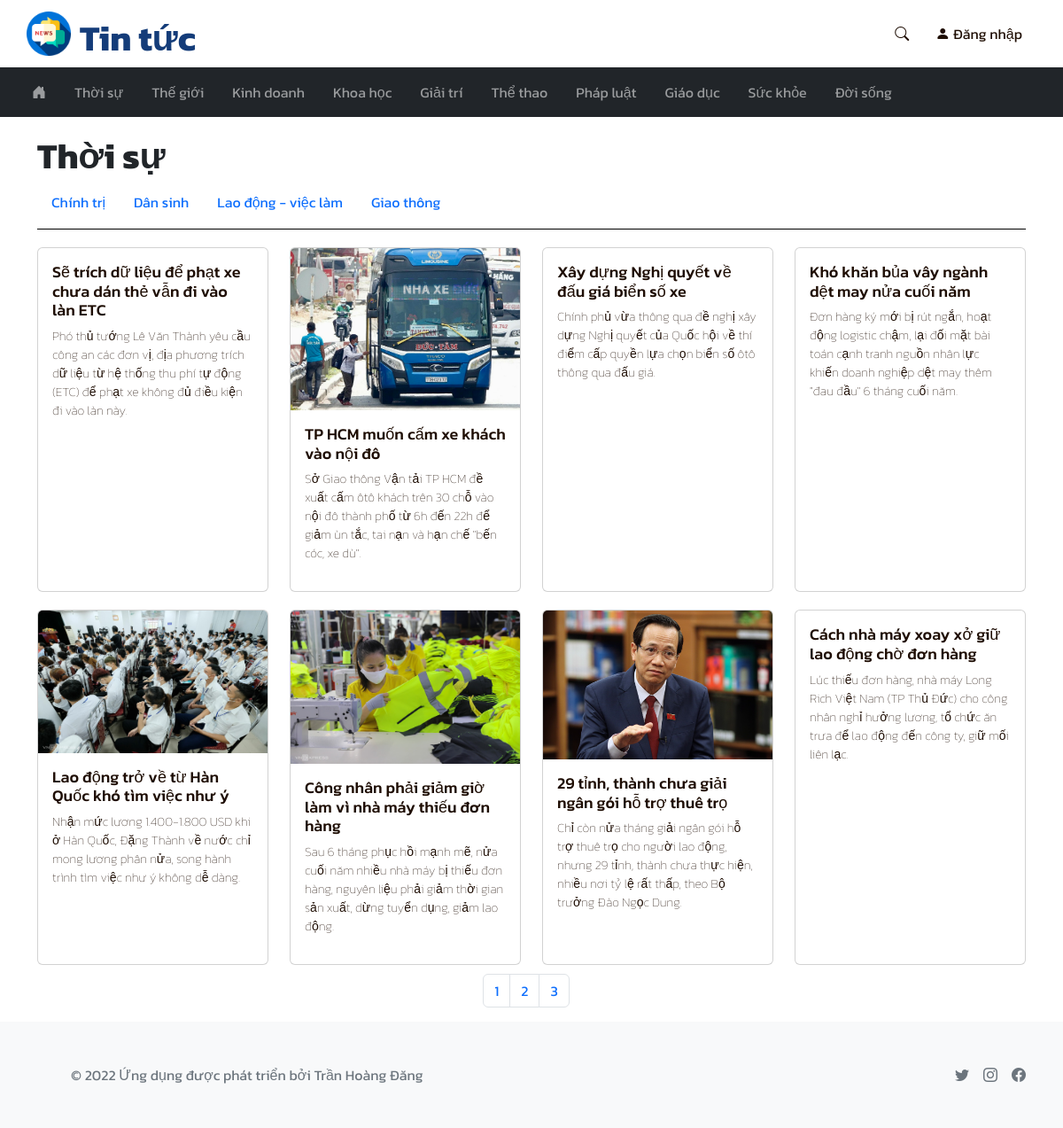
/category.php?id=1, run on the app's committed database.
### tables this page shows
CREATE TABLE `categories` (
  `id` int(11) NOT NULL,
  `name` varchar(100) NOT NULL,
  `adminID` int(11) NOT NULL,
  `is_active` tinyint(4) NOT NULL DEFAULT 1,
  `created_at` timestamp NOT NULL DEFAULT current_timestamp(),
  `updated_at` timestamp NULL DEFAULT NULL ON UPDATE current_timestamp()
);

CREATE TABLE `topics` (
  `id` int(11) NOT NULL,
  `name` varchar(200) NOT NULL,
  `adminID` int(11) NOT NULL,
  `categoryID` int(11) NOT NULL,
  `is_active` tinyint(10) NOT NULL DEFAULT 1,
  `created_at` timestamp NOT NULL DEFAULT current_timestamp(),
  `updated_at` timestamp NULL DEFAULT NULL ON UPDATE current_timestamp()
);

CREATE TABLE `news` (
  `id` int(11) NOT NULL,
  `title` text NOT NULL,
  `summary` text NOT NULL,
  `content` longtext NOT NULL,
  `image` char(255) NOT NULL,
  `view` int(11) NOT NULL DEFAULT 0,
  `adminID` int(11) NOT NULL,
  `topicID` int(11) NOT NULL,
  `is_active` tinyint(10) NOT NULL DEFAULT 1,
  `created_at` timestamp NOT NULL DEFAULT current_timestamp(),
  `updated_at` timestamp NULL DEFAULT NULL ON UPDATE current_timestamp()
);

### pagination.php (called while the page is built)
<?php
    function num_pages($query,$results_per_page){
        include('database/conn.php');
        $result = mysqli_query($conn,$query);
        $number_of_results = mysqli_num_rows($result);
        return $number_of_pages = ceil($number_of_results/$results_per_page);
    }
    function first_page($results_per_page){
        if(!isset($_GET['page'])){
            $page = 1;
        }
        else{
            $page = $_GET['page'];
        }
        $this_page_first_result = ($page-1) * $results_per_page;
        return $this_page_first_result;
    }
?>

### category.php (the view, shortened to what this page needs)
<?php
    include('database/conn.php');
    require_once('pagination.php');
    $category = $_GET['id'];
    $query = "SELECT news.id as id FROM categories JOIN topics ON categories.id=topics.categoryID JOIN news ON news.topicID=topics.id WHERE categories.id=$category";
    $results_per_page = 8;
?>
<!DOCTYPE html>
<html lang="en">
<head>
    <link href="https://cdn.jsdelivr.net/npm/bootstrap@5.2.0-beta1/dist/css/bootstrap.min.css" rel="stylesheet">    <link rel="stylesheet" href="https://cdn.jsdelivr.net/npm/bootstrap-icons@1.8.2/font/bootstrap-icons.css">
    <link rel="stylesheet" href="https://cdn.jsdelivr.net/npm/bootstrap-icons@1.9.1/font/bootstrap-icons.css">
    <link rel="stylesheet" href="public/css/style.css">
</head>
<body class="d-flex flex-column min-vh-100">
    <?php include('components/header.php'); ?>
    <?php include('components/navbar.php'); ?>
    <div class="container">
        <div class="category">
            <?php
                $sql = "SELECT name FROM categories WHERE id='$category'";
                $result = $conn->query($sql);
                if($result->num_rows > 0){
                    while($row = $result->fetch_assoc()){
            ?>
            <h1><?= $row['name'] ?></h1>
            <?php
                    }
                }
            ?>
            <ul class="nav">
            <?php
                $sql = "SELECT topics.id as id, topics.name as name, categories.name as category
                FROM topics JOIN categories ON topics.categoryID=categories.id
                WHERE topics.is_active = 1 AND topics.categoryID=$category";
                $result = $conn->query($sql);
                if($result->num_rows > 0){
                    while($row = $result->fetch_assoc()){
            ?>
                <li class="nav-item">
                    <a class="nav-link" href="topic.php?id=<?= $row['id'] ?>"><?= $row['name'] ?></a>
                </li>
            <?php
                    }
                }
            ?>
            </ul>
        </div>
    </div>
    <div class="container">
        <div class="row">
            <?php
                $sql = "SELECT news.id as id, news.title as title, news.image as image, news.summary as summary, news.created_at AS created_at
                FROM categories JOIN topics ON categories.id=topics.categoryID JOIN news ON news.topicID=topics.id
                WHERE news.is_active = 1 AND topics.categoryID=$category ORDER BY news.created_at DESC
                LIMIT " . first_page($results_per_page) . ',' . $results_per_page;
                $result = $conn->query($sql);
                if($result->num_rows > 0){
                    while($row = $result->fetch_assoc()){
            ?>
                <div class="col-lg-3 col-md-6 d-flex align-items-stretch article">
                    <a href="article.php?id=<?= $row['id'] ?>" class="card">
                        <img class="card-img-top height" src="public/uploads/<?= $row['image'] ?>" alt="">
                        <div class="card-body">
                            <h5 class="article-title"><?= $row['title'] ?></h5>
                            <p class="article-summary"><?= $row['summary'] ?></p>
                        </div>
                    </a>
                </div>
            <?php
                    }
                }
            ?>
            <?php
                if(num_pages($query,$results_per_page) > 1){
            ?>
            <ul class="pagination d-flex justify-content-center">
            <?php
                    for($page = 1; $page <= num_pages($query,$results_per_page); $page++){
                ?>
                <li class="page-item"><a class="page-link" href="category.php?id=<?= $category ?>&page=<?= $page ?>"><?= $page ?></a></li>
                <?php
                    }
                ?>
            </ul>
            <?php
                }
            ?>
        </div>
    </div>
    <?php include('components/footer.php'); ?>
</body>
</html>

### components/navbar.php (shortened to what this page needs)
<nav class="navbar navbar-expand-xl navbar-dark bg-dark">
    <div class="container-fluid">
        <div class="collapse navbar-collapse" id="menuNavbar">
            <ul class="navbar-nav me-auto">
                <li class="nav-item ms-3 me-3">
                    <a class="nav-link" href="index.php"><i class="bi bi-house-door-fill"></i></a>
                </li>
                <?php
                    $sql = "SELECT id,name FROM categories WHERE is_active = 1";
                    $result = $conn->query($sql);
                    if($result->num_rows > 0){
                        while($row = $result->fetch_assoc()){
                ?>
                <li class="nav-item me-3">
                    <a class="nav-link" href="category.php?id=<?= $row['id'] ?>"><?= $row['name'] ?></a>
                </li>
                <?php
                        }
                    }
                ?>
            </ul>
        </div>
    </div>
</nav>

### public/css/style.css (style rules this page uses)
* { box-sizing: border-box; margin: 0; padding: 0; }
body { font-family: 'Kanit', sans-serif; }
.article { margin-top: 10px; margin-bottom: 10px; }
.article > a { color: #1E0D03; text-decoration: none; }
.article-title { font-size: 18px; font-weight: 200 bold; }
.article-summary { font-size: 14px; font-weight: 100; }
.category { margin-top: 20px; border-bottom: 1px solid black; padding-bottom: 10px; margin-bottom: 10px; }
.category > h1 { font-weight: 700; }

### data on the page
categories: name "Thời sự"
categories: name "Thế giới"
categories: name "Kinh doanh"
categories: name "Khoa học"
categories: name "Giải trí"
categories: name "Thể thao"
categories: name "Pháp luật"
categories: name "Giáo dục"
categories: name "Sức khỏe"
categories: name "Đời sống"
topics: name "Chính trị"
topics: name "Dân sinh"
topics: name "Lao động - việc làm"
topics: name "Giao thông"
news: title "Sẽ trích dữ liệu để phạt xe chưa dán thẻ vẫn đi vào làn ETC", summary "Phó thủ tướng Lê Văn Thành yêu cầu công an các đơn vị, địa phương trích dữ liệu từ hệ thống thu phí tự động (ETC) để phạt xe không đủ điều kiện đi vào làn này."
news: image (picture), title "TP HCM muốn cấm xe khách vào nội đô", summary "Sở Giao thông Vận tải TP HCM đề xuất cấm ôtô khách trên 30 chỗ vào nội đô thành phố từ 6h đến 22h để giảm ùn tắc, tai nạn và hạn chế \"bến cóc, xe dù\"."
news: title "Xây dựng Nghị quyết về đấu giá biển số xe", summary "Chính phủ vừa thông qua đề nghị xây dựng Nghị quyết của Quốc hội về thí điểm cấp quyền lựa chọn biển số ôtô thông qua đấu giá."
news: title "Khó khăn bủa vây ngành dệt may nửa cuối năm", summary "Đơn hàng ký mới bị rút ngắn, hoạt động logistic chậm, lại đối mặt bài toán cạnh tranh nguồn nhân lực khiến doanh nghiệp dệt may thêm \"đau đầu\" 6 tháng cuối năm."
news: image (picture), title "Lao động trở về từ Hàn Quốc khó tìm việc như ý", summary "Nhận mức lương 1.400-1.800 USD khi ở Hàn Quốc, Đặng Thành về nước chỉ mong lương phân nửa, song hành trình tìm việc như ý không dễ dàng."
news: image (picture), title "Công nhân phải giảm giờ làm vì nhà máy thiếu đơn hàng", summary "Sau 6 tháng phục hồi mạnh mẽ, nửa cuối năm nhiều nhà máy bị thiếu đơn hàng, nguyên liệu phải giảm thời gian sản xuất, dừng tuyển dụng, giảm lao động."
news: image (picture), title "29 tỉnh, thành chưa giải ngân gói hỗ trợ thuê trọ", summary "Chỉ còn nửa tháng giải ngân gói hỗ trợ thuê trọ cho người lao động, nhưng 29 tỉnh, thành chưa thực hiện, nhiều nơi tỷ lệ rất thấp, theo Bộ trưởng Đào Ngọc Dung."
news: title "Cách nhà máy xoay xở giữ lao động chờ đơn hàng", summary "Lúc thiếu đơn hàng, nhà máy Long Rich Việt Nam (TP Thủ Đức) cho công nhân nghỉ hưởng lương, tổ chức ăn trưa để lao động đến công ty, giữ mối liên lạc."
